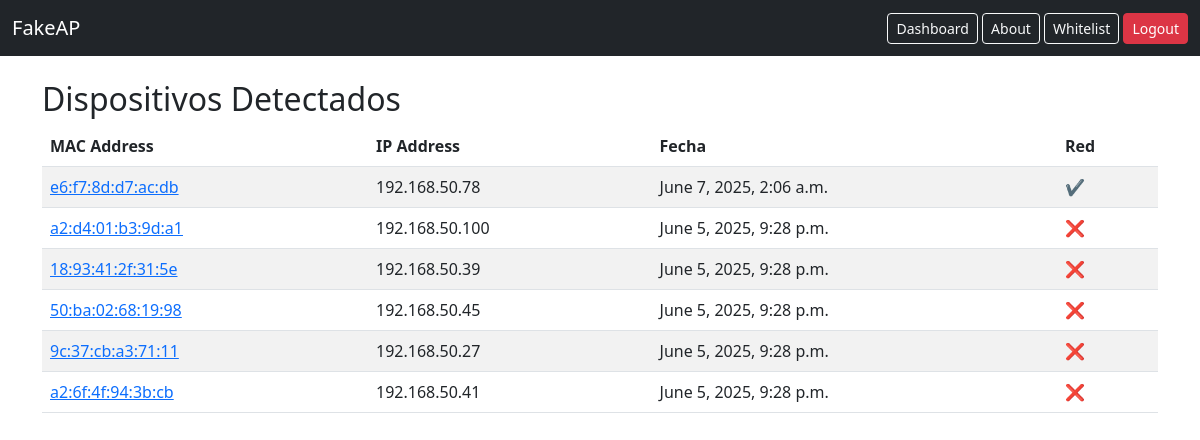
The app's page / (signed in), older data.
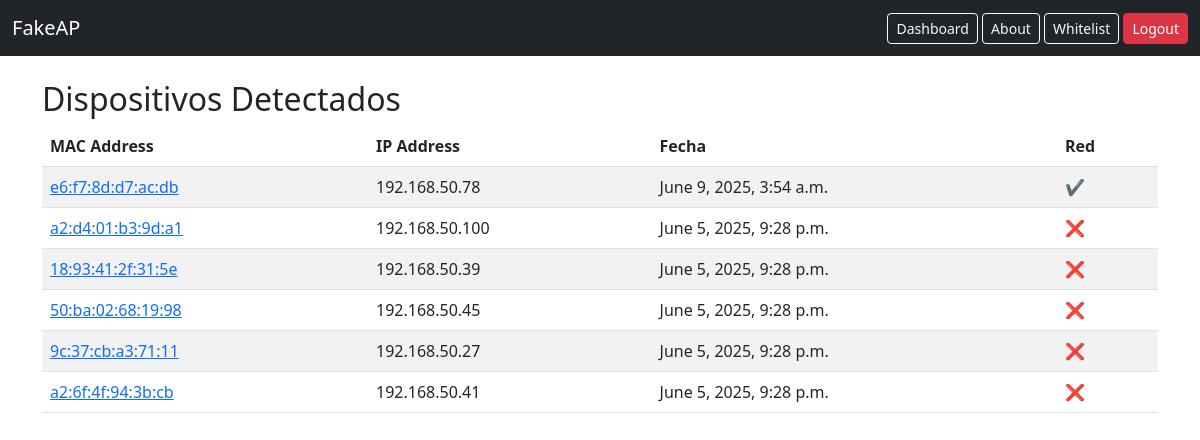
The same page, newer data.
### board/models.py (models this page shows, shortened)
class Device(models.Model):
    mac_address = models.CharField(max_length=17, unique=True)
    ip_address = models.GenericIPAddressField()
    detected_at = models.DateTimeField(auto_now_add=True)
    alert = models.BooleanField(default=False)
    hostname = models.CharField(max_length=255, blank=True, null=True)

### board/views.py (the view)
# urls.py: path('', views.dashboard, name='dashboard'),
@login_required
def dashboard(request):
    devices = Device.objects.order_by('-detected_at')
    hoy = date.today()
    alerta = False
    whitelist = set(AllowedDevice.objects.values_list('mac_address', flat=True))
    for d in devices:
        detected_date = d.detected_at.date()
        if d.mac_address not in whitelist and detected_date == hoy:
            alerta = True
            break
    for d in devices:
        d.is_allowed = d.mac_address in whitelist
    return render(request, 'board/dashboard.html', {
        'devices': devices,
        'alerta': alerta
    })

### board/templates/board/dashboard.html (shortened to what this page needs)
{% extends 'board/base.html' %}
{% block content %}
<h2>Dispositivos Detectados</h2>
<table class="table table-striped">
    <thead>
        <tr>
            <th>MAC Address</th>
            <th>IP Address</th>
            <th>Fecha</th>
            <th>Red</th>
        </tr>
    </thead>
    <tbody>
        {% for d in devices %}
        <tr>
            <td><a href="{% url 'mac_detail' d.mac_address %}">{{ d.mac_address }}</a></td>
            <td>{{ d.ip_address }}</td>
            <td>{{ d.detected_at }}</td>
            <td>
                {% if d.is_allowed %}
                    ✔️
                {% else %}
                    ❌
                {% endif %}
            </td>
        </tr>
        {% endfor %}
    </tbody>
</table>
{% endblock %}

Row changes from the older to the newer data that the page shows:
changed Device "e6:f7:8d:d7:ac:db": detected_at "June 7, 2025, 2:06 a.m." → "June 9, 2025, 3:54 a.m."
